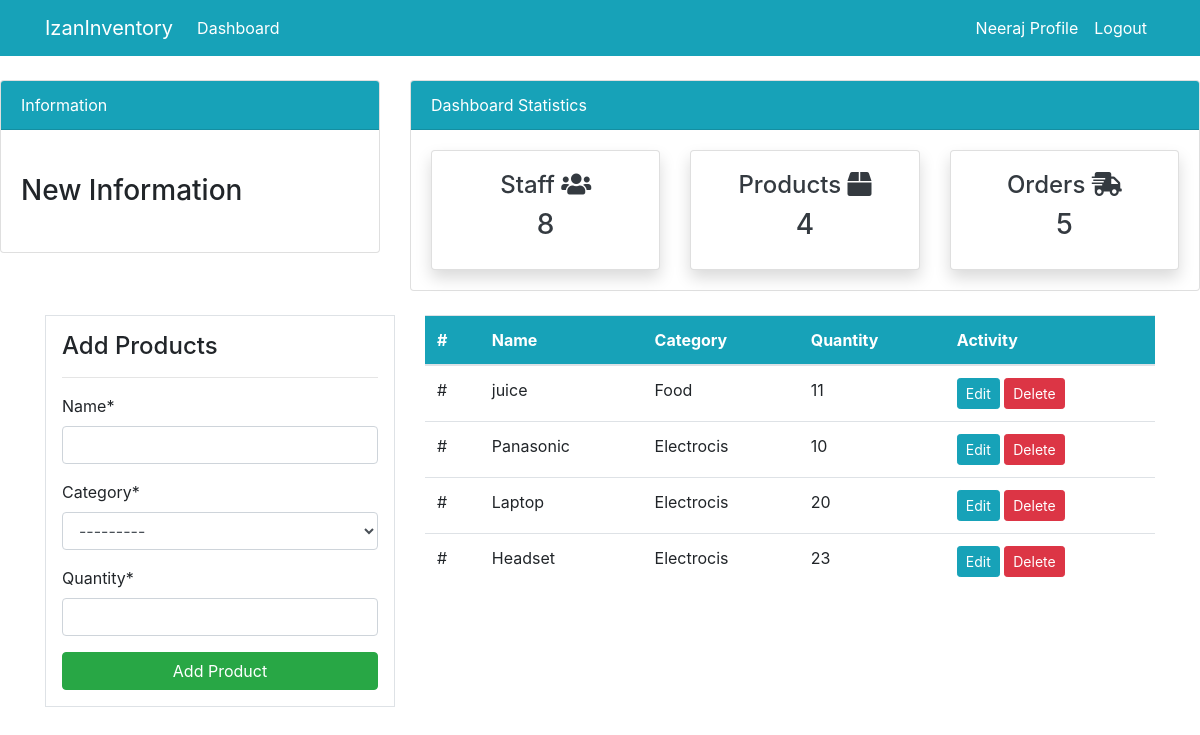
Page /product/ (signed in) on the committed database.
### dashboard/models.py (models this page shows, shortened)
class Product(models.Model):
    name = models.CharField(max_length=100, null=True)
    quantity = models.PositiveIntegerField(null=True)
    category = models.CharField(max_length=50, choices= CATEGORY,null=True)

### dashboard/views.py (the view)
# urls.py: path('product/',views.product,name="dashboard-product"),
@login_required()
def product(request):
    items = Product.objects.all()
    items_count = items.count()
    workers_count = User.objects.all().count()
    orders_count = Order.objects.all().count()
    if request.method == 'POST':
        form = ProductForm(request.POST)
        if form.is_valid():
            form.save()
            product_name = form.cleaned_data.get('name')
            messages.success(request, f'{product_name} has been added')
            return redirect('dashboard-product')
    else:
        form = ProductForm()
    context = {
        'items': items,
        'form':form,
        'workers_count': workers_count,
        'items_count':items_count,
        'orders_count':orders_count
    }
    return  render(request,'dashboard/products.html',context)

### dashboard/forms.py
class ProductForm(forms.ModelForm):
    class Meta:
        model = Product
        fields = ['name','category','quantity']

### templates/dashboard/products.html (shortened to what this page needs)
{% extends 'partials/base.html' %}
{% load crispy_forms_tags %}
{% block content %}
{% include 'partials/topnav.html' %}
<div class="container">
    <div class="row my-4">
        <div class="col-md-4">
            <div class="border bg-white p-3">
                <h4>Add Products</h4>
                <hr>
                <form method = 'POST'>
                    {{ form|crispy }}
                    <input class="btn btn-success btn-block" type="submit" value="Add Product">
                </form>
            </div>
        </div>
        <div class="col-md-8">
            <table class="table bg-white">
                <thead class="bg-info">
                    <tr class="text-white">
                        <th scope="col">#</th>
                        <th scope="col">Name</th>
                        <th scope="col">Category</th>
                        <th scope="col">Quantity</th>
                        <th scope="col">Activity</th>
                    </tr>
                </thead>
                <tbody>
                    {% for item in items %}
                    <tr>
                        <td>#</td>
                        <td>{{item.name}}</td>
                        <td>{{item.category}}</td>
                        <td>{{item.quantity}}</td>
                        <td>
                            <a class="btn btn-info btn-sm" href="{% url 'dashboard-product-update' item.id %}">Edit</a>
                            <a class="btn btn-danger btn-sm" href="{% url 'dashboard-product-delete' item.id %}">Delete</a>
                        </td>
                    </tr>
                    {% endfor %}
                </tbody>
            </table>
        </div>
    </div>
</div>
{% endblock %}

### templates/partials/nav.html (shortened to what this page needs)
<nav class="navbar navbar-expand-lg navbar-info bg-info">
    {% if user.is_authenticated %}
    <div class="container">
        <a class="navbar-brand text-white" href="{% url 'dashboard-index' %}">IzanInventory</a>
        <div class="collapse navbar-collapse" id="navbarSupportedContent">
            <ul class="navbar-nav mr-auto">
                <li class="nav-item active">
                    <a class="nav-link text-white" href="{% url 'dashboard-index' %}">Dashboard </a>
                </li>
            </ul>
            <ul class="navbar-nav ml-auto">
                <li class="nav-item active">
                    <a class="nav-link text-white" href="{% url 'user-profile' %}"> {{ user.username }} Profile
                        <span class="sr-only">(current)</span></a>
                </li>
                <li class="nav-item">
                    <a class="nav-link text-white" href="{% url 'user-logout' %}">Logout</a>
                </li>
            </ul>
            {% endif %}
        </div>
    </div>
</nav>

### rows in the picture
Product: name "juice", category "Food", quantity "11"
Product: name "Panasonic", category "Electrocis", quantity "10"
Product: name "Laptop", category "Electrocis", quantity "20"
Product: name "Headset", category "Electrocis", quantity "23"

### other values in the picture
{{ user.username }} "Neeraj"
{{ workers_count }} "8"
{{ items_count }} "4"
{{ orders_count }} "5"
